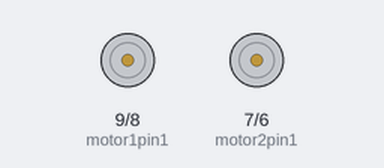
The sketch below on a simulated Arduino Uno, built with avr-gcc and run on an emulated ATmega328P. Shown: motor-driver pin pairs drawn as motors (green arrow = first pin HIGH = forward, orange = second pin HIGH = backward, longer = more drive, scaled by the enable pin). At 23.1 s the program stops and its outputs stay as they are.

Above: at 0.1 s.
At 13.3 s:
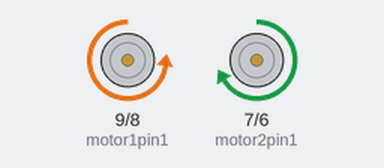
At 18.6 s:
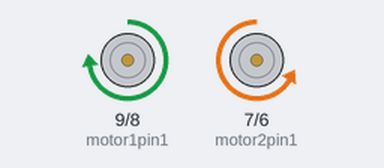
At 21.1 s:
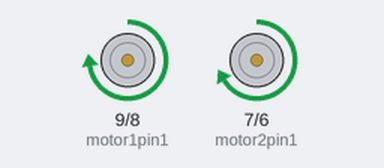
Timing chart, 0 to 24.6 s (numbered marks = the images above):
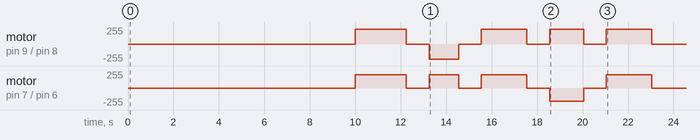

Measured:
- by itself, motor on pin 7 (motor2pin1) / pin 6 (motor2pin2): stopped → forward 200/255 at 10.0 s, → stopped 2.3 s later, → forward 200/255 1.0 s later, → stopped 1.3 s later, … (10 changes in this stretch)
- by itself, motor on pin 9 (motor1pin1) / pin 8 (motor1pin2): stopped → forward 225/255 at 10.0 s, → stopped 2.3 s later, → backward 225/255 1.0 s later, → stopped 1.3 s later, … (10 changes in this stretch)

The sketch:

task_2_code_2_actuators.ino
```cpp
int ENA = 10;
int motor1pin1 = 9;
int motor1pin2 = 8;
int motor2pin1 = 7;
int motor2pin2 = 6;
int ENB = 5;

int sec = 100;
int max_speed = 200;
int delay_time = 1400;

void setup() {
  Serial.begin(9600);

  pinMode(motor1pin1, OUTPUT);
  pinMode(motor1pin2, OUTPUT);
  pinMode(ENA, OUTPUT);
  pinMode(motor2pin1, OUTPUT);
  pinMode(motor2pin2, OUTPUT);
  pinMode(ENB, OUTPUT);
}

void loop() {
  analogWrite(ENA, max_speed+25); //Controlling speed (0 = off and 255 = max speed)
  analogWrite(ENB, max_speed); //Controlling speed (0 = off and 255 = max speed)

  delay(10000);

  forward();
  delay(2250); //SUBJECT TO CHANGE
  FINISH(); //Movement 1
  delay(1000);

  right_turn_90(); //Turn 1

  forward();
  delay(2000); //SUBJECT TO CHANGE
  FINISH(); //Movement 2
  delay(1000);

  left_turn_90(); //Turn 2

  forward();
  delay(2000); //SUBJECT TO CHANGE
  FINISH(); //Movement 3

  /*delay(4000);

  right_turn_90(); //Movement Test
  left_turn_90();//Movement Test

  backward(); //Movement Test
  delay(3000);

  FINISH();
  delay(1000);*/
  exit(0);
}


void forward() {

  digitalWrite(motor1pin1, HIGH);
  digitalWrite(motor1pin2, LOW);

  digitalWrite(motor2pin1, HIGH);
  digitalWrite(motor2pin2, LOW);
}

void left() {

  digitalWrite(motor1pin1, HIGH);
  digitalWrite(motor1pin2, LOW);

  digitalWrite(motor2pin1, LOW);
  digitalWrite(motor2pin2, HIGH);
}

void right() {

  digitalWrite(motor1pin1, LOW);
  digitalWrite(motor1pin2, HIGH);

  digitalWrite(motor2pin1, HIGH);
  digitalWrite(motor2pin2, LOW);

}

void backward() {

  digitalWrite(motor1pin1, LOW);
  digitalWrite(motor1pin2, HIGH);

  digitalWrite(motor2pin1, LOW);
  digitalWrite(motor2pin2, HIGH);
}

void FINISH() {

  digitalWrite(motor1pin1, LOW);
  digitalWrite(motor1pin2, LOW);

  digitalWrite(motor2pin1, LOW);
  digitalWrite(motor2pin2, LOW);
}

void right_turn_90(){
  right();
  delay(delay_time-100);
  FINISH();
  delay(1000);
}

void left_turn_90(){
  left();
  delay(delay_time+100);
  FINISH();
  delay(1000);
}
```
